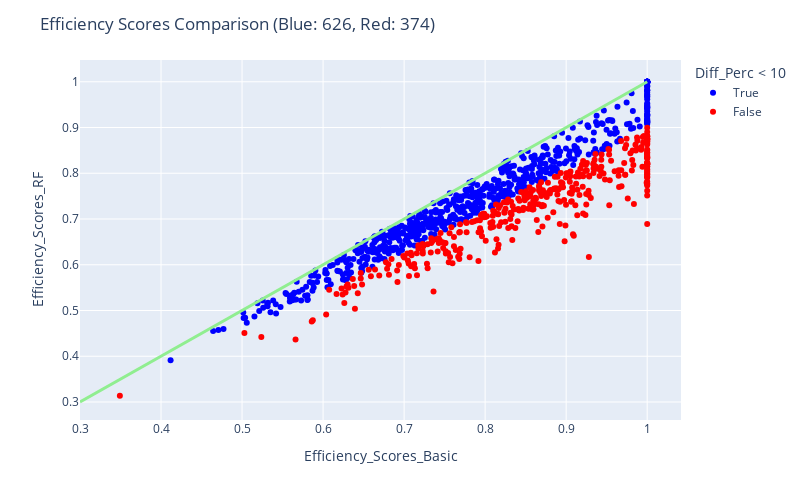

Here is the notebook cell this chart was saved with:
### Code cell
fig = px.scatter(res_rf, x="Efficiency_Scores_Basic", y="Efficiency_Scores_RF", color = "Diff_Perc < 10", color_discrete_map= {True:"blue", False: "red"},
                 hover_data=["Efficiency_Scores_Basic", "Efficiency_Scores_RF", "Diff_Perc"] + [res_rf.index])


fig.add_traces(
    list(px.line(x = np.linspace(0.3, 1, num=2), y = np.linspace(0.3, 1, num=2)).select_traces())
)

fig.update_traces(line_color='lightgreen', line_width=3)

fig.update_layout(
    autosize=False,
    width=800,
    height=500,
    title_text=f"Efficiency Scores Comparison (Blue: {blue}, Red: {red})",
)

fig.show()

### Figure 1 — Plotly figure (JSON) as saved in the notebook; plotly's stock layout.template omitted (floating-point values rounded to 4 significant figures; data arrays with more than 128 entries replaced by an {"elided": "..."} marker saying what was removed)
{"data": [{"customdata": {"elided": "626x2 mixed values"}, "hovertemplate": "Diff_Perc < 10=True<br>Efficiency_Scores_Basic=%{x}<br>Efficiency_Scores_RF=%{y}<br>Diff_Perc=%{customdata[0]}<br>index=%{customdata[1]}<extra></extra>", "legendgroup": "True", "line": {"color": "lightgreen", "width": 3}, "marker": {"color": "blue", "symbol": "circle"}, "mode": "markers", "name": "True", "orientation": "v", "showlegend": true, "type": "scatter", "x": {"elided": "626 float values"}, "xaxis": "x", "y": {"elided": "626 float values"}, "yaxis": "y"}, {"customdata": {"elided": "374x2 mixed values"}, "hovertemplate": "Diff_Perc < 10=False<br>Efficiency_Scores_Basic=%{x}<br>Efficiency_Scores_RF=%{y}<br>Diff_Perc=%{customdata[0]}<br>index=%{customdata[1]}<extra></extra>", "legendgroup": "False", "line": {"color": "lightgreen", "width": 3}, "marker": {"color": "red", "symbol": "circle"}, "mode": "markers", "name": "False", "orientation": "v", "showlegend": true, "type": "scatter", "x": {"elided": "374 float values"}, "xaxis": "x", "y": {"elided": "374 float values"}, "yaxis": "y"}, {"hovertemplate": "x=%{x}<br>y=%{y}<extra></extra>", "legendgroup": "", "line": {"color": "lightgreen", "dash": "solid", "width": 3}, "marker": {"symbol": "circle"}, "mode": "lines", "name": "", "orientation": "v", "showlegend": false, "type": "scatter", "x": [0.3, 1], "xaxis": "x", "y": [0.3, 1], "yaxis": "y"}], "layout": {"autosize": false, "height": 500, "legend": {"title": {"text": "Diff_Perc < 10"}, "tracegroupgap": 0}, "margin": {"t": 60}, "title": {"text": "Efficiency Scores Comparison (Blue: 626, Red: 374)"}, "width": 800, "xaxis": {"anchor": "y", "autorange": true, "domain": [0, 1], "range": [0.3, 1.042], "title": {"text": "Efficiency_Scores_Basic"}, "type": "linear"}, "yaxis": {"anchor": "x", "autorange": true, "domain": [0, 1], "range": [0.2607, 1.048], "title": {"text": "Efficiency_Scores_RF"}, "type": "linear"}}}
